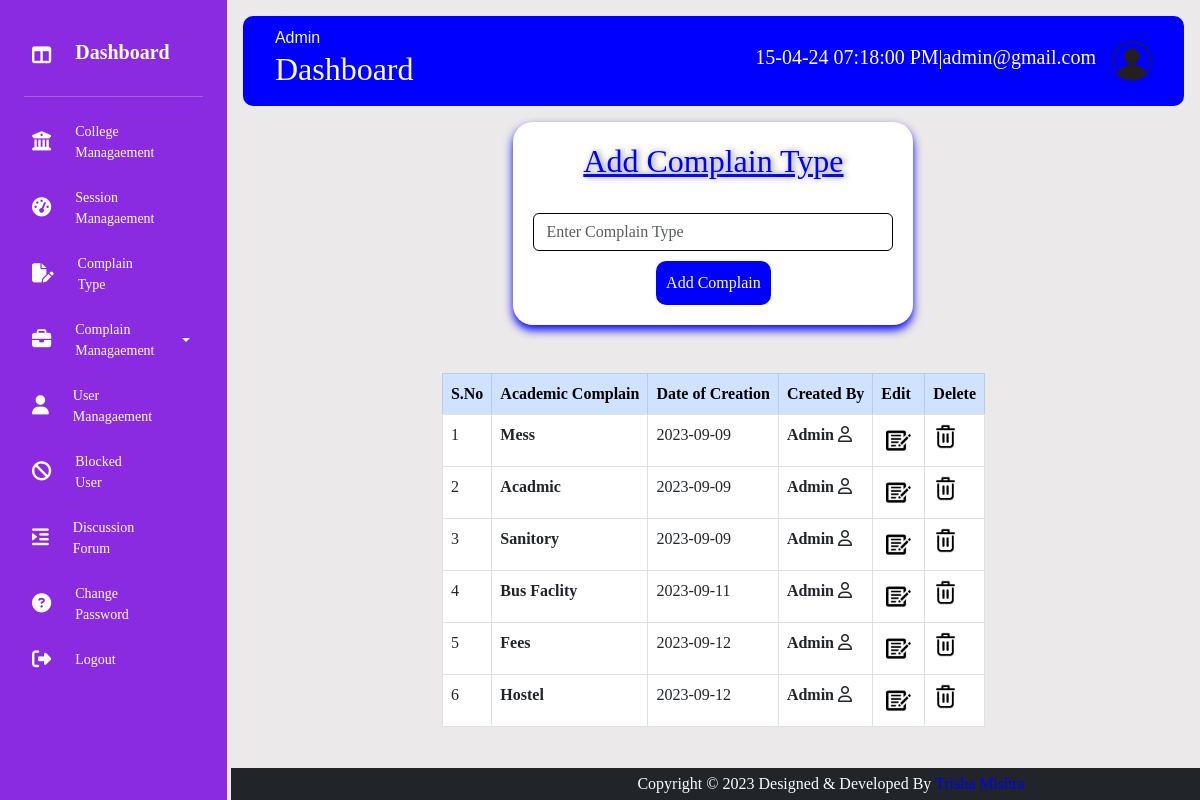
Screenshot of /admin/complaintype.php (signed in) with the database file from the repository.
### tables this page shows
CREATE TABLE IF NOT EXISTS `tbl_complain_type` (
  `ctid` int(11) NOT NULL AUTO_INCREMENT,
  `complain` varchar(60) NOT NULL,
  `status` varchar(1) NOT NULL,
  `dor` varchar(10) NOT NULL,
  PRIMARY KEY (`ctid`)
);

### admin/complaintype.php (the view)
<?php
include("headeradmin.php");
 include("connection.php");
$query="select * from tbl_complain_type order by ctid";
$res=mysqli_query($con,$query);
?>
<center>
<form style="box-shadow:0px 5px 10px blue; padding:20px; width: 400px; border-radius:20px; background-color:white;"  action="complaintypecode.php" method="post">
<h2 style="color:blue; text-shadow:2px 0px 6px grey; text-decoration:underline;">Add Complain Type</h2>
<br/>
<input type="text" class="form-control" name="complain" placeholder="Enter Complain Type" style="border:1px black solid;" >
<input type="submit" value="Add Complain" style="background-color:blue; padding:10px; margin-top:10px; color:white; border-radius: 10px; font-weight: 50px;">
</form>
<br/>
<br/>
<table class="table table-bordered w-auto table-hover">
<tr>
  <thead class="table-primary">
  <th>S.No</th>
  <th>Academic Complain</th>
  <th>Date of Creation</th>
  <th>Created By</th>
  <th>Edit</th>
  <th>Delete</th>
  </thead>
</tr>
<?php
$ctid=1;
while($row=mysqli_fetch_array($res))
{
?>
<tr>
   <td><?php echo $ctid ?></td>
   <th><?php echo $row['complain'];?></th>
   <td><?php echo $row['dor'];?></td>
   <th><?php echo "Admin";?>  <i class="fa-regular fa-user"></i></th>
   <td><a href="complaintypeedit.php?ctid=<?php echo $row['ctid'];?> "><img src="../image/5506-200.png" style="width:35px;"/></a></td>
   <td><a href="complaintypedelete.php?ctid=<?php echo $row['ctid'];?>"><img src="../image/3405244.png" style="width:25px;"/></a></td>
</tr>
<?php
$ctid++;
}
?>
</table>
</center>
<?php
include("mainadmin.php");
?>

### admin/headeradmin.php (style rules this page uses)
* { margin: 0%; padding: 0%; border: none; outline: none; box-sizing:border-box; }
body { display: flex; font-family:calibri; }

### rows the page displays
tbl_complain_type: complain "Mess", dor "2023-09-09"
tbl_complain_type: complain "Acadmic", dor "2023-09-09"
tbl_complain_type: complain "Sanitory", dor "2023-09-09"
tbl_complain_type: complain "Bus Faclity", dor "2023-09-11"
tbl_complain_type: complain "Fees", dor "2023-09-12"
tbl_complain_type: complain "Hostel", dor "2023-09-12"

### other values shown
$_SESSION['admin'] "admin@gmail.com"
